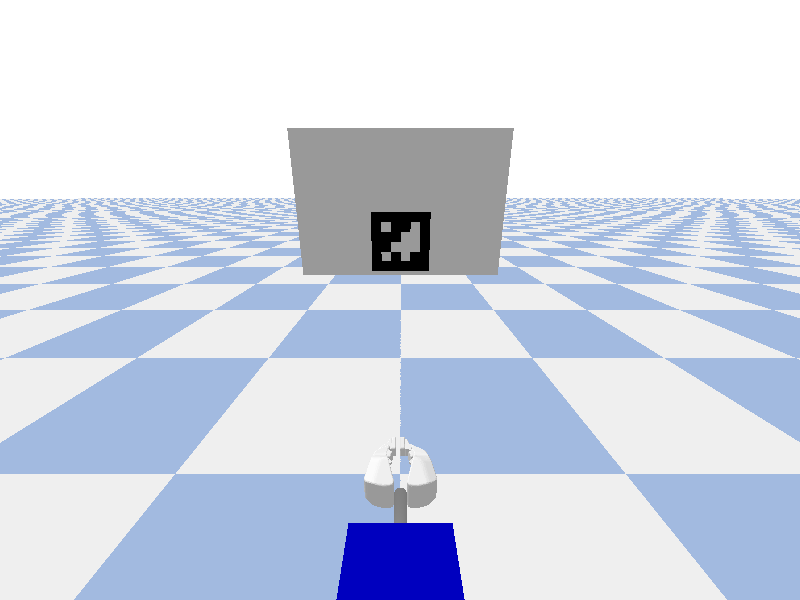
#> input picture Basic IBVS/output_reference.png, 800 x 600 px
$ python robot_motion.py
#> lines starting #> are read from the running program, lines starting #| are printed output that depends on the picture; after the words box and inside, x2 and y2 are one past the last pixel; in counts of white or black regions, pixels touching at a corner belong together
#> further down, fr is the input picture: shape (600, 800, 3); mean B, G, R 231.6, 216.4, 209.1
### Basic IBVS/detector.py
import cv2 as cv
from cv2 import aruco
import numpy as np


def servoing(frame):
    marker_dict = aruco.Dictionary_get(aruco.DICT_4X4_1000)
    param_markers = aruco.DetectorParameters_create()

    gray_frame = cv.cvtColor(frame, cv.COLOR_BGR2GRAY)
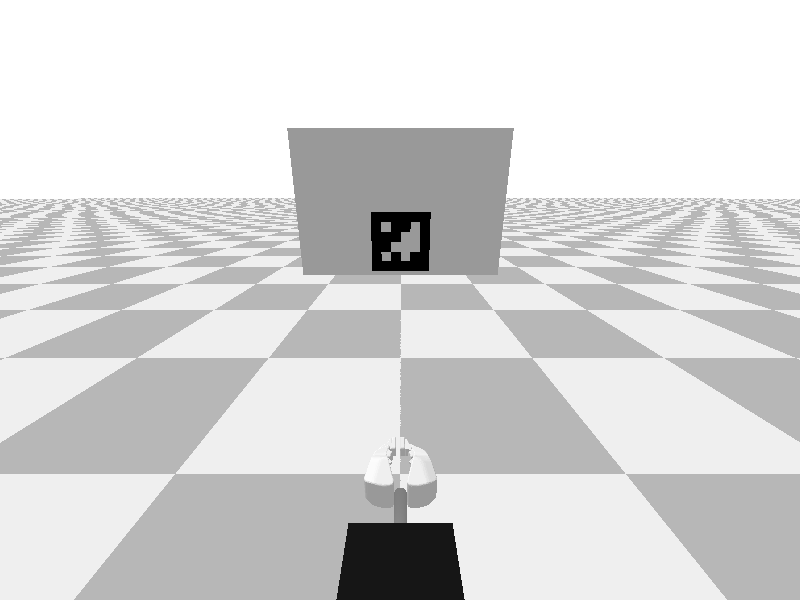
#> gray_frame: shape (600, 800); min 0, max 255, mean 215.9

    marker_corners, marker_IDs, reject = aruco.detectMarkers(
        gray_frame, marker_dict, parameters=param_markers
    )
#> marker_corners = ([[371, 212], [430, 212], [428, 270], [372, 270]],); marker_IDs = [65]; reject = 18 items

    if marker_corners:
        ids, corners = marker_IDs[0], marker_corners[0]
#> ids = [65]; corners = [[371, 212], [430, 212], [428, 270], [372, 270]]

        cv.polylines(
            frame, [corners.astype(np.int32)], True, (0, 255, 255), 4, cv.LINE_AA
        )
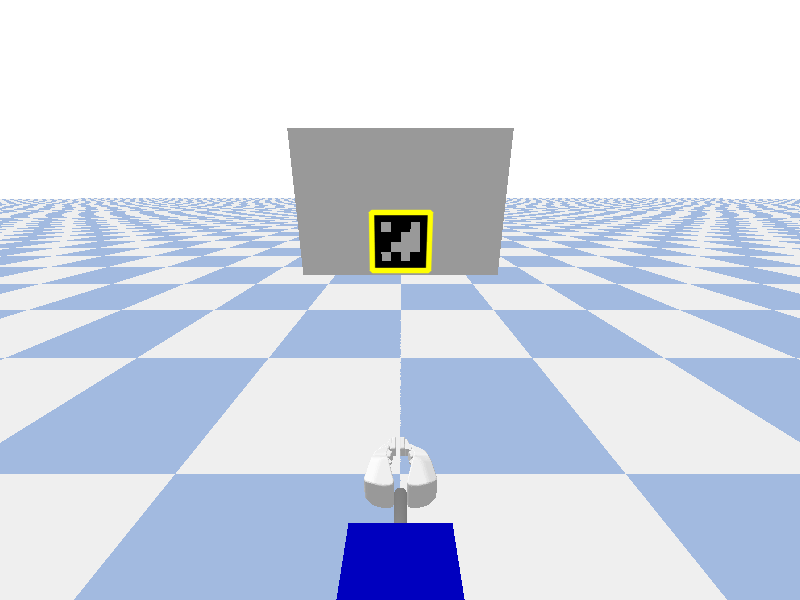
#> frame: shape (600, 800, 3); 0.33% of pixels changed, all inside (x1, y1, x2, y2) = (368, 209, 434, 274)

        corners = corners.reshape(4, 2)
        corners = corners.astype(int)

        top_right = list(corners[0].ravel())
#> top_right = [371, 212]
        top_left = list(corners[1].ravel())
#> top_left = [430, 212]
        bottom_right = list(corners[2].ravel())
#> bottom_right = [428, 270]
        bottom_left = list(corners[3].ravel())
#> bottom_left = [372, 270]

        points = [top_left, top_right, bottom_left, bottom_right]
#> points = [[430, 212], [371, 212], [372, 270], [428, 270]]
        points.sort()

        if points[0][1] > points[1][1]:
            points[0][1], points[1][1] = points[1][1], points[0][1]
        if points[2][1] > points[3][1]:
            points[2][1], points[3][1] = points[3][1], points[2][1]

        centre = [int(round((top_left[0] + top_right[0] + bottom_left[0] + bottom_right[0]) / 4)),
                  int(round((top_left[1] + top_right[1] + bottom_left[1] + bottom_right[1]) / 4))]
#> centre = [400, 241]

        print(f'centre is {centre}')
#| centre is [400, 241]

        # cv.putText(
        #     frame,
        #     f"Center!!",
        #     tuple(centre),
        #     cv.FONT_HERSHEY_PLAIN,
        #     1.3,
        #     (200, 100, 0),
        #     2,
        #     cv.LINE_AA,
        # )

        # # Draw points
        # for point in points:
        #     cv.circle(frame, tuple(point), 5, (0, 255, 0), -1)  # Green circle at corners
        # cv.circle(frame, tuple(centre), 5, (255, 0, 0), -1)  # Blue circle at center

        # # Display the frame
        # cv.imshow("Frame", frame)
        # cv.waitKey(0)

                # Display the depth value
        # depth_value = depth_map[centre[1], centre[0]]
        # cv.putText(
        #     frame,
        #     f"Depth: {depth_value}",
        #     (10, 30),
        #     cv.FONT_HERSHEY_PLAIN,
        #     1,
        #     (0, 0, 255),
        #     2,
        #     cv.LINE_AA,
        # )

        # Display the frame
        # cv.imshow("Frame", frame)
        # cv.waitKey(0)

        # print(f"depth is {depth_map[centre[1], centre[0]]} ")

        return points

# Example usage:
# points, depth = servoing(rgb_frame, depth_frame)

### Basic IBVS/robot_motion.py
import numpy as np
import cv2 as cv
from detector import servoing

def getJacobian(u, v, f=1, z=1):
    J = [[-f/z, 0, u/z, u*v/z, -(f + u*u)/f, v], [0, -f/z, v/z, (f+v*v)/f, -u*v/f, -u]]
    return np.array(J)

fr = cv.imread("output_reference.png") # the final output we want
requiredPos = servoing(fr) # gets the reqd position
#> requiredPos = [[371, 212], [372, 270], [428, 212], [430, 270]]


# [42 lines left out: function robotControl, not called in this run]
